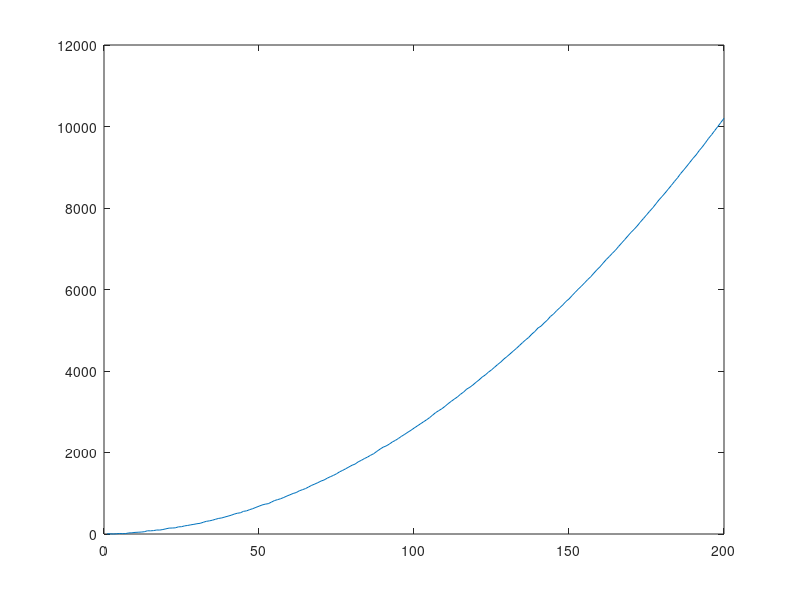

Recreate this plot in MATLAB.
clc
close all
% clear all

%% Polynomial example
n=1:1:200;
s(n)=1+n+0.25*n.^2;
% sd(n)=1+0.5.*n;
% GN = 1/sqrt(2) * (randn(1,1) + 1i*randn(1,1));
% AWGN = 10000* GN;
% s=s+AWGN;
N=200;
var=25;
aa=sqrt(var)*randn(N,1);
plot(aa'+s)
